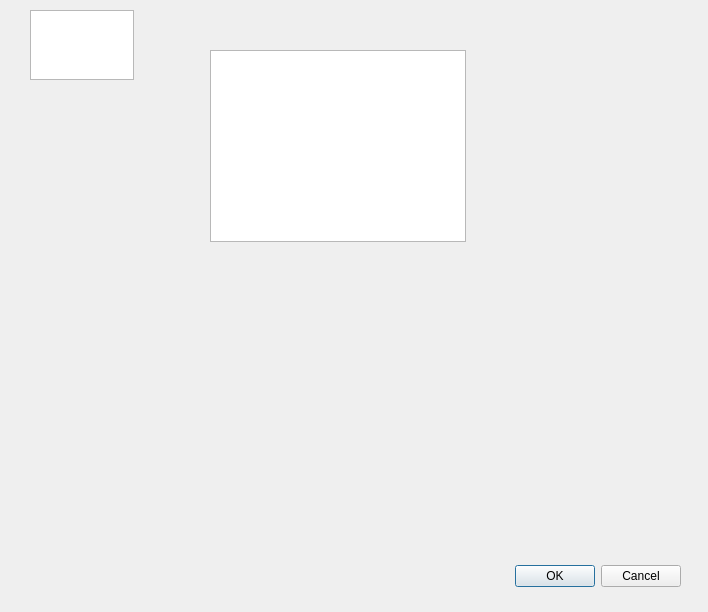
<?xml version="1.0" encoding="UTF-8"?>
<ui version="4.0">
 <class>Dialog</class>
 <widget class="QDialog" name="Dialog">
  <property name="geometry">
   <rect>
    <x>0</x>
    <y>0</y>
    <width>708</width>
    <height>612</height>
   </rect>
  </property>
  <property name="windowTitle">
   <string>Dialog</string>
  </property>
  <widget class="QDialogButtonBox" name="buttonBox">
   <property name="geometry">
    <rect>
     <x>340</x>
     <y>560</y>
     <width>341</width>
     <height>32</height>
    </rect>
   </property>
   <property name="orientation">
    <enum>Qt::Horizontal</enum>
   </property>
   <property name="standardButtons">
    <set>QDialogButtonBox::Cancel|QDialogButtonBox::Ok</set>
   </property>
  </widget>
  <widget class="QTextEdit" name="textEdit">
   <property name="geometry">
    <rect>
     <x>30</x>
     <y>10</y>
     <width>104</width>
     <height>70</height>
    </rect>
   </property>
  </widget>
  <widget class="QTextBrowser" name="textBrowser">
   <property name="geometry">
    <rect>
     <x>210</x>
     <y>50</y>
     <width>256</width>
     <height>192</height>
    </rect>
   </property>
  </widget>
 </widget>
 <resources/>
 <connections>
  <connection>
   <sender>buttonBox</sender>
   <signal>accepted()</signal>
   <receiver>Dialog</receiver>
   <slot>accept()</slot>
   <hints>
    <hint type="sourcelabel">
     <x>248</x>
     <y>254</y>
    </hint>
    <hint type="destinationlabel">
     <x>157</x>
     <y>274</y>
    </hint>
   </hints>
  </connection>
  <connection>
   <sender>buttonBox</sender>
   <signal>rejected()</signal>
   <receiver>Dialog</receiver>
   <slot>reject()</slot>
   <hints>
    <hint type="sourcelabel">
     <x>316</x>
     <y>260</y>
    </hint>
    <hint type="destinationlabel">
     <x>286</x>
     <y>274</y>
    </hint>
   </hints>
  </connection>
 </connections>
</ui>
